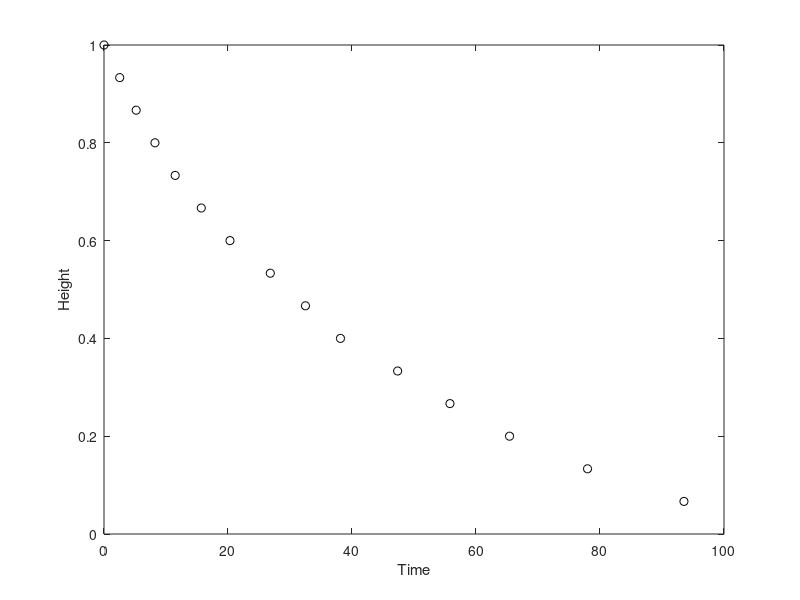

The MATLAB source for this figure: (Note: this script raises an error after producing the figure.)
xAxis = [0, 2.53, 5.19, 8.22, 11.48, 15.69, 20.32, 26.82, 32.49, 38.14, 47.36, 55.8, 65.41, 77.99, 93.54];
yAxis = 1:-1/15:1/15;

plot(xAxis, yAxis, 'ko');
xlabel('Time');
ylabel('Height');

kOptions = 0.005:0.0005:0.03;
H=1;

minError = sum(xAxis.^2)
bestK = 0;
bestTimePredictions = zeros(length(xAxis), 1);

errors = zeros(length(xAxis), 1);

% iterate through options for k to find minimum error
for index=1:length(kOptions)
    k = kOptions(index);
    A = (2*k)^2;
    timePredictions = zeros(length(yAxis), 1);

%     get prediction values
    for dataPoint=1:length(yAxis)
        height = yAxis(dataPoint);
        time = timePredictor(height, A, H, k);
        timePredictions(dataPoint) = time;
    end

%     calculate error

    error = sum((transpose(timePredictions)-xAxis).^2)
    errors(index) = error
    if minError > error
        bestK = k;
        bestTimePredictions = timePredictions;
        minError = error;
    end
end

bestK
line(bestTimePredictions, yAxis, 'linestyle', '--', 'color', 'k')

% opens new figure
figure()
plot(kOptions, errors, 'ko');
xlabel('k Value');
ylabel('Error');


function [time] = timePredictor(height, A, H, k)
    if height > H/2
        time = (3/(2*A))^0.5 - (2*height/A - 1/(2*A))^0.5;
    else
        time = (1 - height^0.5) / k;
    end
end

